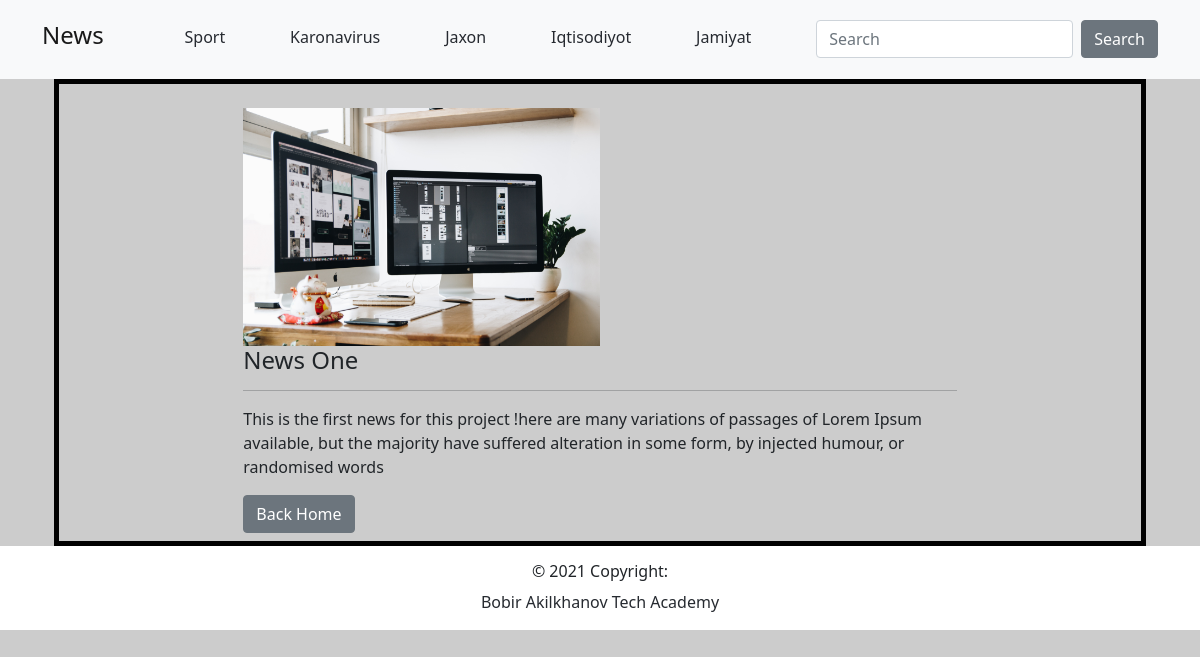
Screenshot of /news/1 with the database file from the repository.
### categories/models.py (models this page shows, shortened)
class CategoryModel(models.Model):
    title = models.CharField(max_length=30)
    class Meta:
        verbose_name = 'category'
        verbose_name_plural = 'categories'

### news/models.py (models this page shows, shortened)
class NewsModel(models.Model):
    title = models.CharField(max_length=80)
    description = models.TextField()
    created_at = models.DateTimeField(auto_now_add=True)
    image = models.ImageField()
    category = models.ForeignKey(CategoryModel, on_delete=models.PROTECT, related_name='category', null=True)
    class Meta:
        verbose_name = 'news'
        verbose_name_plural = 'news'

### news/views.py (the view)
# urls.py: path('news/<int:pk>', NewsDetailView.as_view(), name='detail')
class NewsDetailView(DetailView):
    template_name = 'news_detail.html'
    model = NewsModel

### website/content_processors.py (called while the page is built)
def get_categories(request):
    return {
        'categories': CategoryModel.objects.all()
    }

### templates/news_detail.html
{% extends 'home.html' %}
{% block content %}
    <div class="container">
        <div style="border: 5px solid black;">
            <div class="row mb-2 mt-4">
                <div class="col-8 offset-2">
                    <img class="w-50" src="{{ object.image.url }}">
                    <h4>{{ object.title }}</h4>
                    <hr>
                    {{ object.description|safe }}
                    <div class="mt-3">
                        <a  href="{% url 'news:list' %}">
                            <button class="btn btn-secondary">Back Home</button>
                        </a>
                    </div>
                </div>
            </div>
        </div>
    </div>
{% endblock %}

### templates/layouts/navbar.html
<nav class="navbar navbar-light bg-light p-3">
    <div class="container">
        <a href="{% url 'news:list' %}" class="navbar-brand">
            <h4>News</h4>
        </a>
        {% for i in categories %}
            <a href="{% url 'news:category' pk=i.pk %}">
                <h6 class="mt-1">{{ i.title }}</h6>
            </a>
        {% endfor %}
        <form class="d-flex">
            <input value="{{ request.GET.q }}" name="q" class="form-control me-2" type="search" placeholder="Search" aria-label="Search">
            <button class="btn btn-secondary" type="submit">Search</button>
        </form>
    </div>
</nav>

### templates/home.html (style rules this page uses)
body { background-color: #cccccc; }
a { text-decoration: none; color: rgb(38, 42, 48); }

### rows the page displays
CategoryModel: title "Sport"
CategoryModel: title "Karonavirus"
CategoryModel: title "Jaxon"
CategoryModel: title "Iqtisodiyot"
CategoryModel: title "Jamiyat"
NewsModel: image (picture), title "News One", description "This is the first news for this project !here are many variations of passages of Lorem Ipsum available, but the majority have suffered alteration in some form, by injected humour, or randomised words"
